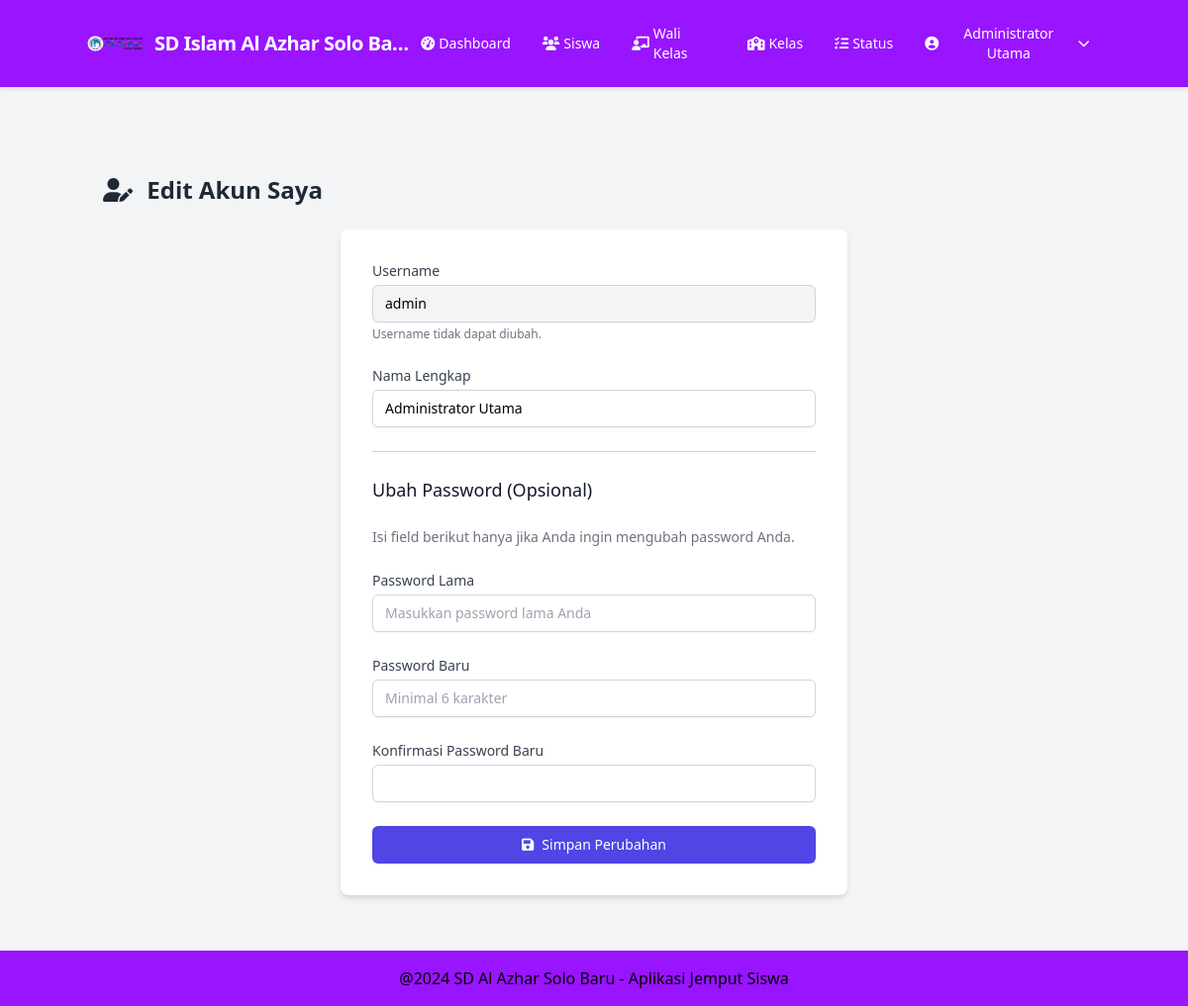
The page /profil.php (signed in) on the database its author committed.
### tables this page shows
CREATE TABLE `pengaturan` (
  `id` int(11) NOT NULL,
  `nama_sekolah` varchar(100) DEFAULT 'Nama Sekolah Default',
  `logo_sekolah` varchar(255) DEFAULT NULL,
  `header_image` varchar(255) DEFAULT NULL,
  `footer_text` varchar(255) DEFAULT '© Aplikasi Penjemputan Siswa',
  `header_color` varchar(7) DEFAULT '#FFFFFF' COMMENT 'Warna latar header (hex)',
  `footer_color` varchar(7) DEFAULT '#333333' COMMENT 'Warna latar footer (hex)'
);

CREATE TABLE `users` (
  `id` int(11) NOT NULL,
  `username` varchar(50) NOT NULL,
  `password` varchar(255) NOT NULL,
  `role` enum('admin','wali_kelas','wali_murid') NOT NULL,
  `kelas_id` int(11) DEFAULT NULL,
  `nama` varchar(100) NOT NULL
);

### profil.php (the view, shortened to what this page needs)
<?php
include 'includes/db.php';
$message = '';
$user_id_to_edit = $_SESSION['user_id'];
$stmt_user = $conn->prepare("SELECT username, nama FROM users WHERE id = ?");
$current_db_username = $_SESSION['username'];
$current_db_nama = $_SESSION['nama_user'] ?? '';
if ($stmt_user) {
    $stmt_user->bind_param("i", $user_id_to_edit);
    $stmt_user->execute();
    $result_user = $stmt_user->get_result();
    if ($result_user->num_rows === 1) {
        $user_data = $result_user->fetch_assoc();
        $current_db_username = $user_data['username'];
        $current_db_nama = $user_data['nama'];
    } else {
        session_destroy();
        header('Location: login.php');
        exit;
    }
} else {
    $message = "<p class='text-red-500 p-3 bg-red-100 border border-red-400 rounded'>Tidak dapat mengambil data profil terbaru. Menampilkan data dari sesi.</p>";
}
$assets_path_prefix = '';
$current_page_depth = 'root';
include 'includes/header.php';
?>
<div class="container mx-auto px-4 py-8">
    <h2 class="text-2xl font-bold mb-6 text-gray-800"><i class="fas fa-user-edit mr-2"></i> Edit Akun Saya</h2>
    <div class="bg-white shadow-md rounded-lg p-6 md:p-8 max-w-lg mx-auto">
        <form method="POST" action="profil.php" class="space-y-6">
            <div>
                <label for="username_display" class="block text-sm font-medium text-gray-700">Username</label>
                <input type="text" name="username_display" id="username_display" value="<?php echo htmlspecialchars($current_db_username); ?>"
                       class="mt-1 block w-full px-3 py-2 border border-gray-300 rounded-md shadow-sm bg-gray-100 focus:outline-none sm:text-sm" readonly>
                <p class="mt-1 text-xs text-gray-500">Username tidak dapat diubah.</p>
            </div>
            <div>
                <label for="nama_lengkap" class="block text-sm font-medium text-gray-700">Nama Lengkap</label>
                <input type="text" name="nama_lengkap" id="nama_lengkap"
                       value="<?php echo htmlspecialchars(isset($_POST['nama_lengkap']) && !empty($message) ? $_POST['nama_lengkap'] : $current_db_nama); ?>"
                       class="mt-1 block w-full px-3 py-2 border border-gray-300 rounded-md shadow-sm focus:outline-none focus:ring-indigo-500 focus:border-indigo-500 sm:text-sm" required>
            </div>
            <hr class="my-6 border-gray-300">
            <h3 class="text-lg font-medium text-gray-900">Ubah Password (Opsional)</h3>
            <p class="text-sm text-gray-500">Isi field berikut hanya jika Anda ingin mengubah password Anda.</p>
            <div>
                <label for="password_lama" class="block text-sm font-medium text-gray-700">Password Lama</label>
                <input type="password" name="password_lama" id="password_lama" placeholder="Masukkan password lama Anda" class="mt-1 block w-full px-3 py-2 border border-gray-300 rounded-md shadow-sm focus:outline-none focus:ring-indigo-500 focus:border-indigo-500 sm:text-sm">
            </div>
            <div>
                <label for="password_baru" class="block text-sm font-medium text-gray-700">Password Baru</label>
                <input type="password" name="password_baru" id="password_baru" placeholder="Minimal 6 karakter" class="mt-1 block w-full px-3 py-2 border border-gray-300 rounded-md shadow-sm focus:outline-none focus:ring-indigo-500 focus:border-indigo-500 sm:text-sm">
            </div>
            <div>
                <label for="konfirmasi_password_baru" class="block text-sm font-medium text-gray-700">Konfirmasi Password Baru</label>
                <input type="password" name="konfirmasi_password_baru" id="konfirmasi_password_baru" class="mt-1 block w-full px-3 py-2 border border-gray-300 rounded-md shadow-sm focus:outline-none focus:ring-indigo-500 focus:border-indigo-500 sm:text-sm">
            </div>
            <button type="submit" name="update_profil_pengguna" class="w-full inline-flex items-center justify-center px-4 py-2 border border-transparent text-sm font-medium rounded-md shadow-sm text-white bg-indigo-600 hover:bg-indigo-700 focus:outline-none focus:ring-2 focus:ring-offset-2 focus:ring-indigo-500">
                <i class="fas fa-save mr-2"></i> Simpan Perubahan
            </button>
        </form>
    </div>
</div>
<?php
include 'includes/footer.php';
?>

### includes/header.php (shortened to what this page needs)
<?php
$is_root_page = (isset($current_page_depth) && $current_page_depth === 'root');
$nama_sekolah_display = 'Aplikasi Penjemputan Siswa';
$logo_src_default_base = 'assets/images/default_logo.png';
$assets_css_base = 'assets/css/style.css';
$base_path_for_includes = $is_root_page ? './' : '../';
$logo_src_default = $is_root_page ? $logo_src_default_base : '../' . $logo_src_default_base;
$assets_css_path = $is_root_page ? $assets_css_base : '../' . $assets_css_base;
if (isset($assets_path_prefix)) {
    $assets_path_prefix_normalized = rtrim($assets_path_prefix, '/') . '/';
    $assets_css_path = $assets_path_prefix_normalized . ltrim($assets_css_base, './');
    $logo_src_default = $assets_path_prefix_normalized . ltrim($logo_src_default_base, './');
}
$logo_src_to_use = $logo_src_default;
$header_style_attribute = '';
$header_text_style_attribute = '';
$header_default_bg_class = 'bg-indigo-600';
$header_default_text_class = 'text-white';
if (isset($conn) && $conn) {
    $query_pengaturan = "SELECT nama_sekolah, logo_sekolah, header_color, footer_color FROM pengaturan WHERE id = 1 LIMIT 1";
    $result_pengaturan = $conn->query($query_pengaturan);
    if ($result_pengaturan && $result_pengaturan->num_rows > 0) {
        $pengaturan_db = $result_pengaturan->fetch_assoc();
        if (!empty($pengaturan_db['nama_sekolah'])) {
            $nama_sekolah_display = $pengaturan_db['nama_sekolah'];
        }
        if (!empty($pengaturan_db['logo_sekolah'])) {
            $path_from_db = ltrim($pengaturan_db['logo_sekolah'], '/');
            $potential_logo_src = $is_root_page ? $path_from_db : '../' . $path_from_db;
            $check_path_logo_db_server_root = rtrim($_SERVER['DOCUMENT_ROOT'], '/') . '/' . $path_from_db;
            if (file_exists($check_path_logo_db_server_root)) {
                $logo_src_to_use = $potential_logo_src;
            }
        }
        if (!empty($pengaturan_db['header_color']) && preg_match('/^#[a-f0-9]{6}$/i', $pengaturan_db['header_color'])) {
            $db_header_color_val = $pengaturan_db['header_color'];
            $header_style_attribute = "style=\"background-color: " . htmlspecialchars($db_header_color_val) . ";\"";
            if (!function_exists('is_dark_color_for_header_v2')) {
                function is_dark_color_for_header_v2($hexcolor){
                    $hexcolor = ltrim($hexcolor, '#');
                    $r = hexdec(substr($hexcolor,0,2)); $g = hexdec(substr($hexcolor,2,2)); $b = hexdec(substr($hexcolor,4,2));
                    return ((($r*299)+($g*587)+($b*114))/1000 <= 128);
                }
            }
            $header_text_color_val = is_dark_color_for_header_v2($db_header_color_val) ? '#FFFFFF' : '#1F2937';
            $header_text_style_attribute = "style=\"color: " . htmlspecialchars($header_text_color_val) . ";\"";
            $header_default_bg_class = '';
            $header_default_text_class = '';
        }
    } elseif (isset($conn) && $conn->error) {
        error_log("Header.php - DB query pengaturan error: " . $conn->error);
    }
}
$home_link = $base_path_for_includes . 'login.php';
if (isset($_SESSION['user_id']) && isset($_SESSION['role'])) {
    switch ($_SESSION['role']) {
        case 'admin':
            $home_link = $base_path_for_includes . 'admin/index.php';
            break;
    }
}
if (!function_exists('isActiveLink')) {
    function isActiveLink($pageName, $roleFolder = null) {
        $currentScript = basename($_SERVER['PHP_SELF']);
        $isActive = ($currentScript == $pageName);
        if ($roleFolder !== null) {
            $path_parts = explode('/', trim($_SERVER['PHP_SELF'], '/'));
            $currentDir = $path_parts[count($path_parts) - 2] ?? null;
            $isActive = $isActive && ($currentDir === $roleFolder);
        }
        return $isActive ? 'active' : '';
    }
}
?>
<!DOCTYPE html>
<html lang="id">
<head>
    <script src="https://cdn.tailwindcss.com"></script>
    <link rel="stylesheet" href="https://cdnjs.cloudflare.com/ajax/libs/font-awesome/6.0.0-beta3/css/all.min.css">
    <?php
        $css_check_path = $is_root_page ? rtrim($_SERVER['DOCUMENT_ROOT'], '/') . '/' . ltrim($assets_css_path, './') : realpath(__DIR__ . '/' . $assets_css_path) ;
        if ($css_check_path && file_exists($css_check_path)):
    ?>
        <link rel="stylesheet" href="<?php echo htmlspecialchars($assets_css_path); ?>?v=<?php echo time(); ?>">
    <?php endif; ?>
</head>
<body class="bg-gray-100 font-sans">
    <header class="app-header p-3 md:p-4 sticky top-0 z-50 <?php echo $header_default_bg_class; ?> <?php echo $header_default_text_class; ?>" <?php echo $header_style_attribute; ?>>
        <div class="container mx-auto flex justify-between items-center">
            <a href="<?php echo htmlspecialchars($home_link); ?>" class="flex items-center space-x-2 sm:space-x-3 min-w-0">
                <?php
                    $final_logo_to_display = null;
                    $path_check_logo = rtrim($_SERVER['DOCUMENT_ROOT'], '/') . '/' . ltrim($logo_src_to_use, './');
                    if (file_exists($path_check_logo)) {
                        $final_logo_to_display = $logo_src_to_use;
                    } else {
                         $path_check_default_logo = rtrim($_SERVER['DOCUMENT_ROOT'], '/') . '/' . ltrim($logo_src_default, './');
                         if (file_exists($path_check_default_logo)) {
                             $final_logo_to_display = $logo_src_default;
                         }
                    }
                    if ($final_logo_to_display):
                ?>
                    <img src="<?php echo htmlspecialchars($final_logo_to_display); ?>?t=<?php echo time(); ?>" alt="Logo Sekolah" class="h-10 w-10 sm:h-12 sm:w-12 md:h-14 md:w-14 object-contain rounded-full flex-shrink-0">
                <?php else: ?>
                    <div class="h-10 w-10 sm:h-12 sm:w-12 md:h-14 md:w-14 bg-white flex items-center justify-center rounded-full text-indigo-600 text-xl sm:text-2xl font-bold flex-shrink-0">
                        <i class="fas fa-school"></i>
                    </div>
                <?php endif; ?>
                <span class="text-md sm:text-lg md:text-xl font-semibold tracking-tight truncate" <?php echo $header_text_style_attribute; ?>><?php echo htmlspecialchars($nama_sekolah_display); ?></span>
            </a>
            <nav class="hidden md:flex items-center space-x-1">
                <ul class="flex items-center space-x-1 md:space-x-2 text-sm" <?php echo $header_text_style_attribute; ?>>
                    <?php if (isset($_SESSION['user_id']) && isset($_SESSION['role'])): ?>
                        <?php if ($_SESSION['role'] === 'admin'): ?>
                            <li><a href="<?php echo $base_path_for_includes; ?>admin/index.php" class="nav-link <?php echo isActiveLink('index.php', 'admin'); ?>"><i class="fas fa-tachometer-alt mr-1"></i> Dashboard</a></li>
                            <li><a href="<?php echo $base_path_for_includes; ?>admin/manage_siswa.php" class="nav-link <?php echo isActiveLink('manage_siswa.php','admin'); ?>"><i class="fas fa-users mr-1"></i> Siswa</a></li>
                            <li><a href="<?php echo $base_path_for_includes; ?>admin/manage_guru.php" class="nav-link <?php echo isActiveLink('manage_guru.php','admin'); ?>"><i class="fas fa-chalkboard-teacher mr-1"></i> Wali Kelas</a></li>
                            <li><a href="<?php echo $base_path_for_includes; ?>admin/manage_kelas.php" class="nav-link <?php echo isActiveLink('manage_kelas.php','admin'); ?>"><i class="fas fa-school mr-1"></i> Kelas</a></li>
                            <li><a href="<?php echo $base_path_for_includes; ?>admin/status_siswa.php" class="nav-link <?php echo isActiveLink('status_siswa.php','admin'); ?>"><i class="fas fa-tasks mr-1"></i> Status</a></li>
                        <?php elseif ($_SESSION['role'] === 'wali_murid'): ?>
                             <li><a href="<?php echo $base_path_for_includes; ?>wali_murid/index.php" class="nav-link <?php echo isActiveLink('index.php', 'wali_murid'); ?>"><i class="fas fa-child mr-1"></i> Info Anak</a></li>
                        <?php endif; ?>
                        <li class="relative group">
                             <button class="nav-link">
                                <i class="fas fa-user-circle mr-1"></i>
                                <span><?php echo htmlspecialchars($_SESSION['nama_user'] ?? $_SESSION['username']); ?></span>
                                <i class="fas fa-chevron-down ml-1 text-xs"></i>
                            </button>
                        </li>
                    <?php else: ?>
                        <li><a href="<?php echo $base_path_for_includes; ?>login.php" class="nav-link <?php echo isActiveLink('login.php'); ?>"><i class="fas fa-sign-in-alt mr-1"></i> Login</a></li>
                    <?php endif; ?>
                </ul>
            </nav>
        </div>
    </header>
    <main class="container mx-auto mt-4 md:mt-6 p-4">
    </main>
</body>
</html>

### includes/footer.php (shortened to what this page needs)
<?php
$footer_text_display = 'Aplikasi Penjemputan Siswa © ' . date('Y');
$footer_actual_bg_style = '';
$footer_actual_text_style = '';
$footer_default_bg_class = 'bg-blue-600';
$footer_default_text_class = 'text-white';
if (isset($conn) && $conn instanceof mysqli && empty($conn->connect_error)) {
    try {
        $query_footer = "SELECT footer_text, footer_color FROM pengaturan WHERE id = 1 LIMIT 1";
        $result_footer = $conn->query($query_footer);
        if ($result_footer && $result_footer->num_rows > 0) {
            $footer_db_data = $result_footer->fetch_assoc();
            if (isset($footer_db_data['footer_text']) && !empty(trim($footer_db_data['footer_text']))) {
                $footer_text_display = $footer_db_data['footer_text'];
            }
            if (isset($footer_db_data['footer_color']) && !empty($footer_db_data['footer_color']) && preg_match('/^#[a-f0-9]{6}$/i', $footer_db_data['footer_color'])) {
                $db_footer_color_val = $footer_db_data['footer_color'];
                $footer_actual_bg_style = "style=\"background-color: " . htmlspecialchars($db_footer_color_val) . ";\"";
                if (!function_exists('is_dark_color_for_footer')) {
                    function is_dark_color_for_footer($hexcolor){
                        $hexcolor = ltrim($hexcolor, '#');
                        $r = hexdec(substr($hexcolor,0,2)); $g = hexdec(substr($hexcolor,2,2)); $b = hexdec(substr($hexcolor,4,2));
                        return ((($r*299)+($g*587)+($b*114))/1000 <= 128);
                    }
                }
                $footer_text_color_val = is_dark_color_for_footer($db_footer_color_val) ? '#FFFFFF' : '#1F2937';
                $footer_actual_text_style = "style=\"color: " . htmlspecialchars($footer_text_color_val) . ";\"";
                $footer_default_bg_class = '';
                $footer_default_text_class = '';
            }
        }
    } catch (Exception $e) {
        error_log("Error fetching footer data from DB in footer.php: " . $e->getMessage());
    }
} else {
}
?>
    <footer class="p-4 mt-6 w-full <?php echo $footer_default_bg_class; ?> <?php echo $footer_default_text_class; ?>" <?php echo $footer_actual_bg_style; ?> <?php echo $footer_actual_text_style; ?>>
        <div class="container mx-auto text-center">
            <marquee behavior="scroll" direction="left" scrollamount="5">
                <?php echo htmlspecialchars($footer_text_display); ?>
            </marquee>
        </div>
    </footer>
</body>
</html>

### rows shown on the page
pengaturan: logo_sekolah (picture), nama_sekolah "SD Islam Al Azhar Solo Ba…", footer_text "@2024 SD Al Azhar Solo Baru - Aplikasi Jemput Siswa"
users: username_display "admin", nama_lengkap "Administrator Utama"

### other values the page prints
$_SESSION['nama_user'] "Administrator Utama"
